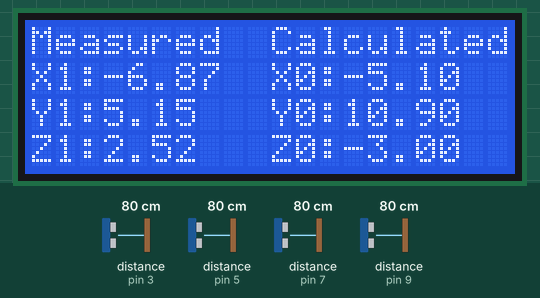
Bench run of a sketch on a simulated Arduino Uno, built with avr-gcc and run on an emulated ATmega328P. Shown: 20×4 character LCD. Wiring (inferred from the names in the program): 4 × ultrasonic range finder: trigger pin 2, echo pin 3 / trigger pin 4, echo pin 5 / trigger pin 6, echo pin 7 / trigger pin 8, echo pin 9. The test bench sets the inputs (shaded band); at power-on: distance to the obstacle (sensors on pin 5, pin 3, pin 7, pin 9) 80 cm. The echo pulse lasts 58.3 µs per cm; random numbers use the default seed unless the sketch sets one; what the sketch prints to the serial monitor is not drawn.

Above: at 1.2 s.
1.3 s: distance to the obstacle (sensor on pin 5) set to 18 cm
At 3.4 s:
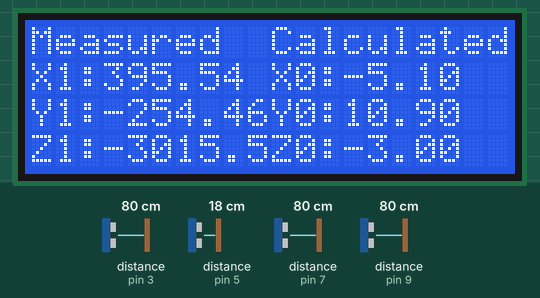
4.7 s: distance to the obstacle (sensor on pin 3) set to 2 cm
At 7.4 s:
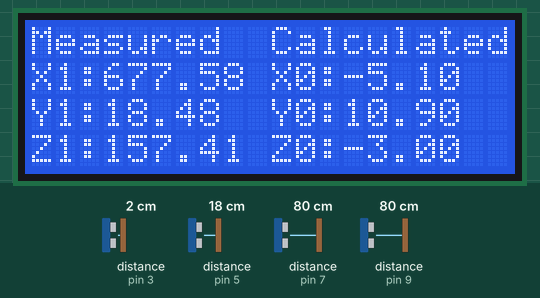
8.1 s: distance to the obstacle (sensor on pin 7) set to 120 cm
At 10.3 s:
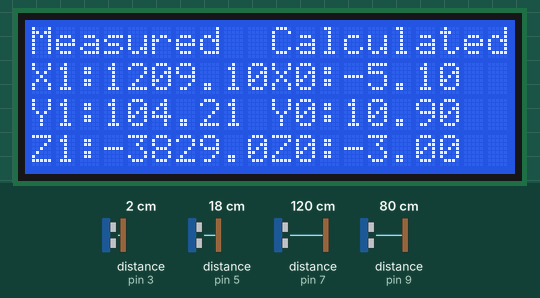
11.5 s: distance to the obstacle (sensor on pin 9) set to 2 cm
At 14.6 s:
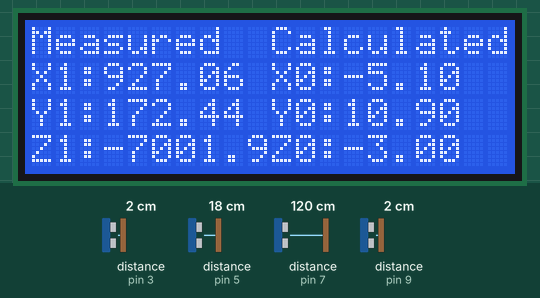
14.9 s: distance to the obstacle (sensor on pin 3) set to 35 cm
At 16.8 s:
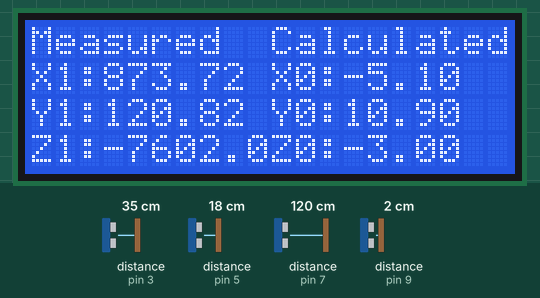
18.3 s: distance to the obstacle (sensor on pin 5) set to 2 cm
At 21.3 s:
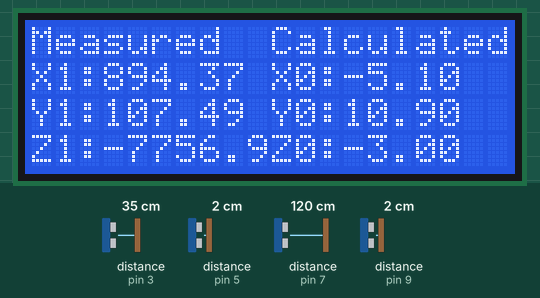
Timing chart, 0 to 22.7 s (numbered marks = the images above; inputs shaded):
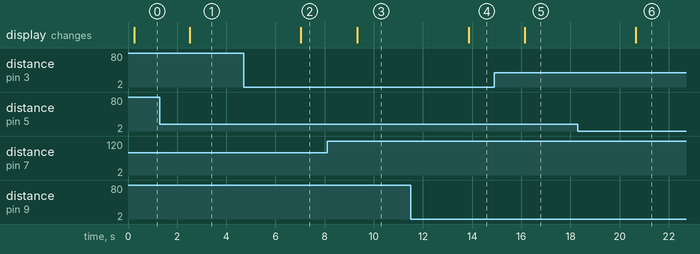

The sketch:

Simulation.ino
```cpp
#include <Wire.h>
#include <LiquidCrystal_I2C.h>
LiquidCrystal_I2C lcd(0x27, 20, 4);

#include <SoftwareSerial.h> // Include SoftwareSerial library to communicate with Zigbee module

// Create a SoftwareSerial object to communicate with Zigbee module
SoftwareSerial zigbee(10, 11); // RX, TX

// Define pin numbers for each sensor
const int sensor1_trig_pin = 2;
const int sensor1_echo_pin = 3;
const int sensor2_trig_pin = 4;
const int sensor2_echo_pin = 5;
const int sensor3_trig_pin = 6;
const int sensor3_echo_pin = 7;
const int sensor4_trig_pin = 8;
const int sensor4_echo_pin = 9;

// Define locations of ultrasonic sensors in meters
const float sensor1_x = -4.2, sensor1_y = 9.8, sensor1_z = 2.7;
const float sensor2_x = -4.2, sensor2_y = 0.5, sensor2_z = 2.5;
const float sensor3_x = -8.7, sensor3_y = 0.5, sensor3_z = 2.9;
const float sensor4_x = -8.7, sensor4_y = 9.8, sensor4_z = 2.1;

// Predefined Calculated true location of human in meters
// (To compare at the end with the measured ones)
const float human_x = -5.1, human_y = 10.9, human_z = -3.0;

// Declare variables for storing distance data
float distance1, distance2, distance3, distance4;

float getDistance(int trigPin, int echoPin) {
  // Send a 10 microsecond pulse to the trigger pin
  digitalWrite(trigPin, LOW);
  delayMicroseconds(2);
  digitalWrite(trigPin, HIGH);
  delayMicroseconds(10);
  digitalWrite(trigPin, HIGH);
  delayMicroseconds(2);
  digitalWrite(trigPin, LOW);

  long duration = pulseIn(echoPin, HIGH);   // Measure the duration of the pulse on the echo pin

  float distance = duration * 0.5 * 0.0343; // Calculate distance in meters (Speed of sound is 343 m/s)
  return distance;
}

void setup() {
  Serial.begin(9600);   // Initialize serial communication
  lcd.init();
  lcd.backlight();
  zigbee.begin(9600);  // Initialize Zigbee communication

  // Configure sensor pins
  pinMode(sensor1_trig_pin, OUTPUT);
  pinMode(sensor1_echo_pin, INPUT);
  pinMode(sensor2_trig_pin, OUTPUT);
  pinMode(sensor2_echo_pin, INPUT);
  pinMode(sensor3_trig_pin, OUTPUT);
  pinMode(sensor3_echo_pin, INPUT);
  pinMode(sensor4_trig_pin, OUTPUT);
  pinMode(sensor4_echo_pin, INPUT);
}

void loop() {
// Read distances from sensors (with +/-1.01% tolerance)
distance1 = getDistance(sensor1_trig_pin, sensor1_echo_pin) * (1.0 + random(-101, 101) / 10000.0);
distance2 = getDistance(sensor2_trig_pin, sensor2_echo_pin) * (1.0 + random(-101, 101) / 10000.0);
distance3 = getDistance(sensor3_trig_pin, sensor3_echo_pin) * (1.0 + random(-101, 101) / 10000.0);
distance4 = getDistance(sensor4_trig_pin, sensor4_echo_pin) * (1.0 + random(-101, 101) / 10000.0);

const int num_readings = 2; // Define the number of readings to take

// Read distance data from each sensor and sum the readings
float sum1 = 0;
float sum2 = 0;
float sum3 = 0;
float sum4 = 0;

for (int i = 0; i < num_readings; i++) {
  sum1 += getDistance(sensor1_trig_pin, sensor1_echo_pin);
  sum2 += getDistance(sensor2_trig_pin, sensor2_echo_pin);
  sum3 += getDistance(sensor3_trig_pin, sensor3_echo_pin);
  sum4 += getDistance(sensor4_trig_pin, sensor4_echo_pin);
}
// Calculate the average distance for each sensor
distance1 = sum1 / num_readings;
distance2 = sum2 / num_readings;
distance3 = sum3 / num_readings;
distance4 = sum4 / num_readings;

//Trilateration Calculation  Part///////////////////////////////////////////////////
// Calculate the squared distances between each sensor and the unknown point
float d1_squared = pow(distance1, 2);
float d2_squared = pow(distance2, 2);
float d3_squared = pow(distance3, 2);
float d4_squared = pow(distance4, 2);
// Calculate the coefficients for the linear equations
float a1 = 2 * (sensor1_x - sensor2_x);
float b1 = 2 * (sensor1_y - sensor2_y);
float c1 = 2 * (sensor1_z - sensor2_z);
float d1 = d2_squared - d1_squared - pow(sensor2_x, 2) + pow(sensor1_x, 2) - pow(sensor2_y, 2) + pow(sensor1_y, 2) - pow(sensor2_z, 2) + pow(sensor1_z, 2);

float a2 = 2 * (sensor1_x - sensor3_x);
float b2 = 2 * (sensor1_y - sensor3_y);
float c2 = 2 * (sensor1_z - sensor3_z);
float d2 = d3_squared - d1_squared - pow(sensor3_x, 2) + pow(sensor1_x, 2) - pow(sensor3_y, 2) + pow(sensor1_y, 2) - pow(sensor3_z, 2) + pow(sensor1_z, 2);

float a3 = 2 * (sensor1_x - sensor4_x);
float b3 = 2 * (sensor1_y - sensor4_y);
float c3 = 2 * (sensor1_z - sensor4_z);
float d3 = d4_squared - d1_squared - pow(sensor4_x, 2) + pow(sensor1_x, 2) - pow(sensor4_y, 2) + pow(sensor1_y, 2) - pow(sensor4_z, 2) + pow(sensor1_z, 2);

// Calculate the determinants for Cramer's rule
float detA = a1 * (b2 * c3 - b3 * c2) - b1 * (a2 * c3 - a3 * c2) + c1 * (a2 * b3 - a3 * b2);
float detX = d1 * (b2 * c3 - b3 * c2) - b1 * (d2 * c3 - d3 * c2) + c1 * (d2 * b3 - d3 * b2);
float detY = a1 * (d2 * c3 - d3 * c2) - d1 * (a2 * c3 - a3 * c2) + c1 * (a2 * d3 - a3 * d2);
float detZ = a1 * (b2 * d3 - b3 * d2) - b1 * (a2 * d3 - a3 * d2) + d1 * (a2 * b3 - a3 * b2);

// Calculate the coordinates of the unknown point
float X1 = detX / detA;
float Y1 = detY / detA;
float Z1 = detZ / detA;

// End of Trilateration Calculation  Part ////////////////////////////////////////////
// Send location data to remote receiver using Zigbee module
zigbee.print("Location: (");
zigbee.print(X1-0.40);
zigbee.print(", ");
zigbee.print(Y1);
zigbee.print(", ");
zigbee.print(Z1);
zigbee.println(")");

  // Print calculated x and y coordinates to LCD
  lcd.setCursor(0, 0);
  lcd.print("Measured");
  lcd.setCursor(0, 1);
  lcd.print("X1:");
  lcd.setCursor(3, 1);
  lcd.print("       ");
  lcd.setCursor(3, 1);
  lcd.print(X1-0.40);
  lcd.setCursor(0, 2);
  lcd.print("Y1:");
  lcd.setCursor(3, 2);
  lcd.print("       ");
  lcd.setCursor(3, 2);
  lcd.print(Y1);
  lcd.setCursor(0, 3);
  lcd.print("Z1:");
  lcd.setCursor(3, 3);
  lcd.print("       ");
  lcd.setCursor(3, 3);
  lcd.print(Z1);
  lcd.setCursor(10, 0);
  lcd.print("Calculated");
  lcd.setCursor(10, 1);
  lcd.print("X0:");
  lcd.setCursor(13, 1);
  lcd.print(human_x);
  lcd.setCursor(10, 2);
  lcd.print("Y0:");
  lcd.setCursor(13, 2);
  lcd.print(human_y);
  lcd.setCursor(10, 3);
  lcd.print("Z0:");
  lcd.setCursor(13, 3);
  lcd.print(human_z);

// Print calculated x and y coordinates to serial monitor
Serial.print("X1: ");
Serial.println(X1);
Serial.print("Y1: ");
Serial.println(Y1);
Serial.print("Z1: ");
Serial.println(Z1);
Serial.print("distance1: ");
Serial.println(distance1);
Serial.print("distance2: ");
Serial.println(distance2);
Serial.print("distance3: ");
Serial.println(distance3);
Serial.print("distance4: ");
Serial.println(distance4);
Serial.println();

// Create a string containing the coordinates and send it over Zigbee
String data = "X: " + String(X1) + ", Y: " + String(Y1) + ", Z: " + String(Z1) + "\n";
zigbee.print(data);

delay(2000); // Wait for 2 seconds before taking another measurement
}
```

Measured:
- after the input at 4.7 s, the display: changes after 2.3 s (image 2)
- after the input at 11.5 s, the display: changes after 2.4 s (image 4)
- after the input at 14.9 s, the display: changes after 1.2 s (image 5)
- after the input at 18.3 s, the display: changes after 2.4 s (image 6)
